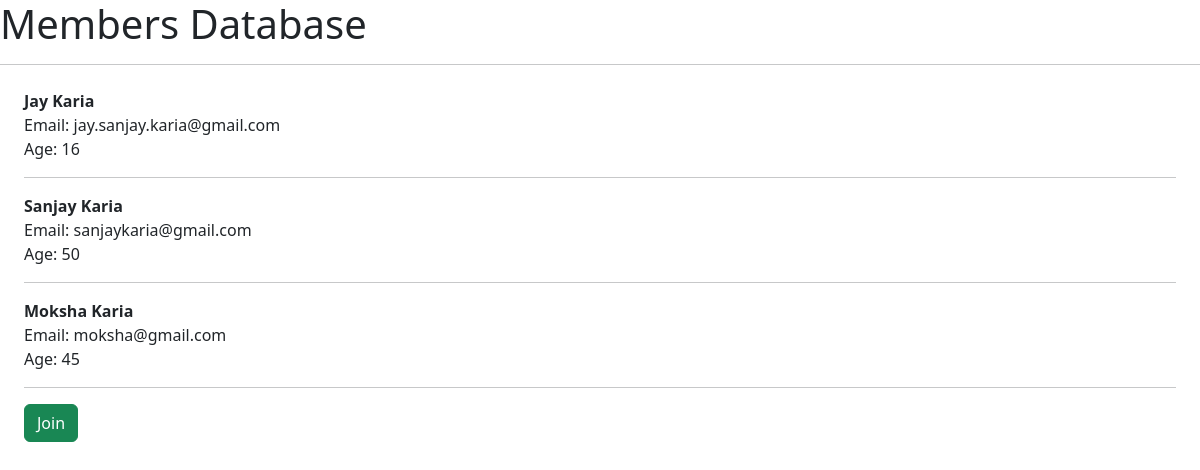
The app's page /, older data.
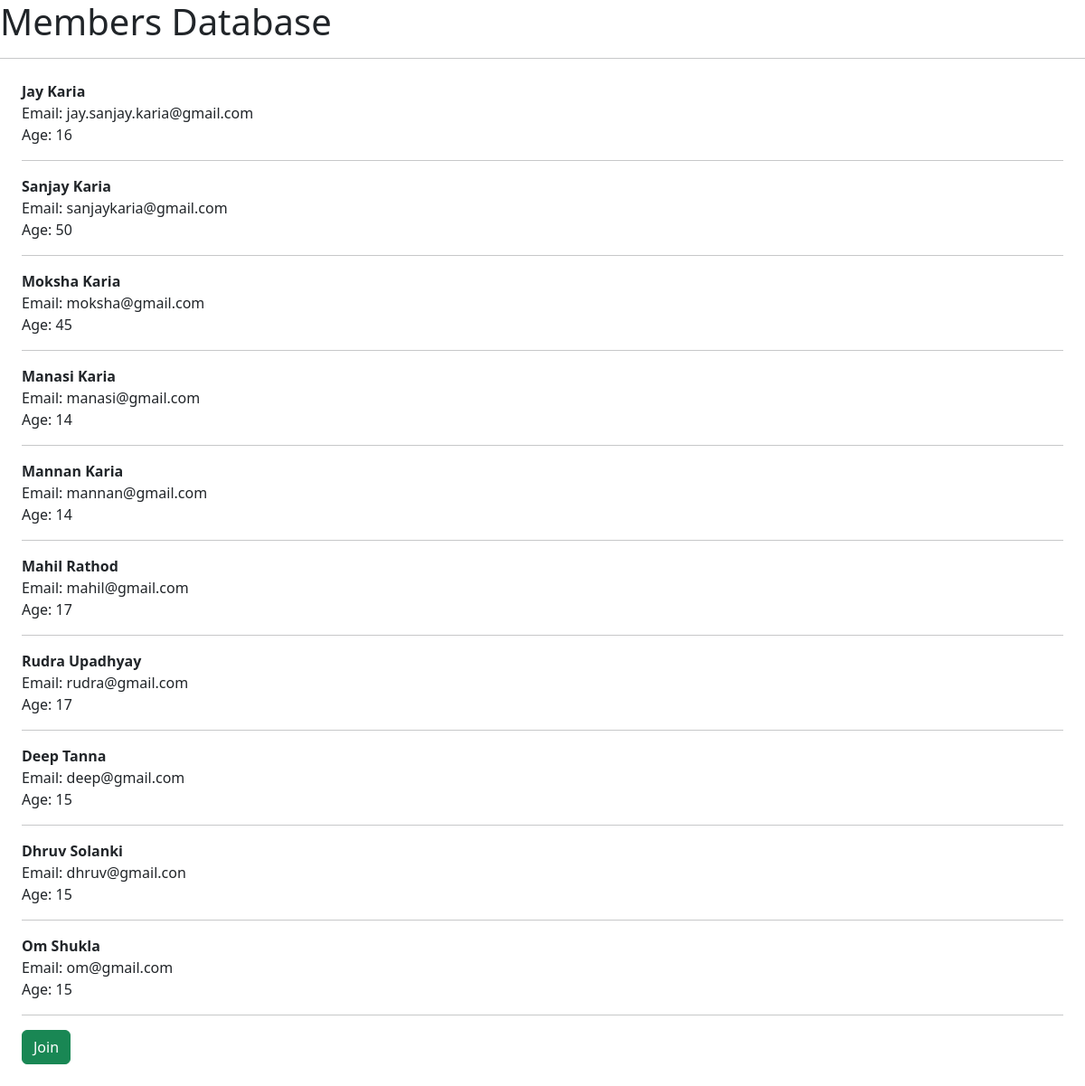
The same page, newer data.
### website/models.py (models this page shows, shortened)
class Member(models.Model):
    fname = models.CharField(max_length=50)
    lname = models.CharField(max_length=50)
    email = models.EmailField(max_length=200)
    password = models.CharField(max_length=50)
    age = models.IntegerField()

### website/views.py (the view)
# urls.py: path("", views.home, name="home"),
def home(request):
    all_members = Member.objects.all()
    context = {
        "members": all_members
    }
    return render(request, "home.html", context)

### website/templates/home.html
{% extends 'base.html' %}
{% block content %}
<h1>Members Database</h1>
<hr>
<div class="m-4">
    {% for item in members %}
    <p>
        <strong>{{item.fname}} {{item.lname}}</strong></br>
        Email: {{item.email}}</br>
        Age: {{item.age}}</br>
    </p>
    <hr>
    {% endfor %}
    <a href="/join" class="btn btn-success" role="button">Join</a>
</div>
{% endblock %}

### website/templates/base.html (shortened to what this page needs)
<!doctype html>
<html lang="en">
    <head>
        <link href="https://cdn.jsdelivr.net/npm/bootstrap@5.3.1/dist/css/bootstrap.min.css" rel="stylesheet"
>
    </head>
    <body>
        <div>
            {% block content %}
            {% endblock %}
        </div>
    </body>
</html>

Row changes from the older to the newer data that the page shows:
added Member: fname "Manasi", lname "Karia", email "manasi@gmail.com", age "14"
added Member: fname "Mannan", lname "Karia", email "mannan@gmail.com", age "14"
added Member: fname "Mahil", lname "Rathod", email "mahil@gmail.com", age "17"
added Member: fname "Rudra", lname "Upadhyay", email "rudra@gmail.com", age "17"
added Member: fname "Deep", lname "Tanna", email "deep@gmail.com", age "15"
added Member: fname "Dhruv", lname "Solanki", email "dhruv@gmail.con", age "15"
added Member: fname "Om", lname "Shukla", email "om@gmail.com", age "15"
